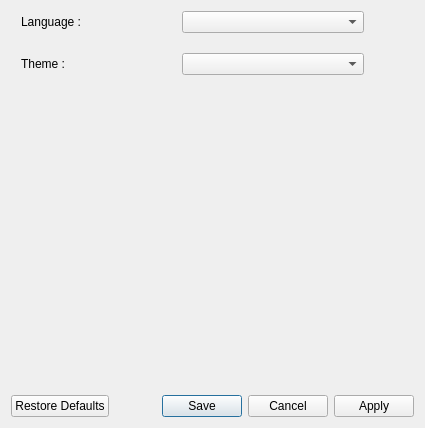
<?xml version="1.0" encoding="UTF-8"?>
<ui version="4.0">
 <class>SettingsWindow</class>
 <widget class="QDialog" name="SettingsWindow">
  <property name="geometry">
   <rect>
    <x>0</x>
    <y>0</y>
    <width>425</width>
    <height>428</height>
   </rect>
  </property>
  <property name="windowTitle">
   <string>Dialog</string>
  </property>
  <property name="windowIcon">
   <iconset resource="../turing.qrc">
    <normaloff>:/action/media/settings.png</normaloff>:/action/media/settings.png</iconset>
  </property>
  <property name="SettingsWindow" stdset="0">
   <string/>
  </property>
  <layout class="QVBoxLayout" name="verticalLayout">
   <item>
    <layout class="QFormLayout" name="formLayout">
     <property name="fieldGrowthPolicy">
      <enum>QFormLayout::AllNonFixedFieldsGrow</enum>
     </property>
     <property name="horizontalSpacing">
      <number>100</number>
     </property>
     <property name="verticalSpacing">
      <number>20</number>
     </property>
     <property name="leftMargin">
      <number>10</number>
     </property>
     <property name="topMargin">
      <number>0</number>
     </property>
     <property name="rightMargin">
      <number>50</number>
     </property>
     <property name="bottomMargin">
      <number>0</number>
     </property>
     <item row="0" column="0">
      <widget class="QLabel" name="label">
       <property name="text">
        <string>Language :</string>
       </property>
      </widget>
     </item>
     <item row="0" column="1">
      <widget class="QComboBox" name="cbxLang"/>
     </item>
     <item row="1" column="0">
      <widget class="QLabel" name="label_2">
       <property name="text">
        <string>Theme :</string>
       </property>
      </widget>
     </item>
     <item row="1" column="1">
      <widget class="QComboBox" name="comboBox_2"/>
     </item>
    </layout>
   </item>
   <item>
    <widget class="QDialogButtonBox" name="buttonBox">
     <property name="orientation">
      <enum>Qt::Horizontal</enum>
     </property>
     <property name="standardButtons">
      <set>QDialogButtonBox::Apply|QDialogButtonBox::Cancel|QDialogButtonBox::RestoreDefaults|QDialogButtonBox::Save</set>
     </property>
     <property name="centerButtons">
      <bool>false</bool>
     </property>
    </widget>
   </item>
  </layout>
 </widget>
 <resources>
  <include location="../turing.qrc"/>
 </resources>
 <connections>
  <connection>
   <sender>buttonBox</sender>
   <signal>accepted()</signal>
   <receiver>SettingsWindow</receiver>
   <slot>accept()</slot>
   <hints>
    <hint type="sourcelabel">
     <x>236</x>
     <y>610</y>
    </hint>
    <hint type="destinationlabel">
     <x>157</x>
     <y>274</y>
    </hint>
   </hints>
  </connection>
  <connection>
   <sender>buttonBox</sender>
   <signal>rejected()</signal>
   <receiver>SettingsWindow</receiver>
   <slot>reject()</slot>
   <hints>
    <hint type="sourcelabel">
     <x>304</x>
     <y>610</y>
    </hint>
    <hint type="destinationlabel">
     <x>286</x>
     <y>274</y>
    </hint>
   </hints>
  </connection>
 </connections>
</ui>
